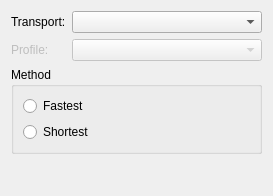
<?xml version="1.0" encoding="UTF-8"?>
<ui version="4.0">
 <class>RoutinoConfigWidget</class>
 <widget class="QWidget" name="RoutinoConfigWidget">
  <property name="geometry">
   <rect>
    <x>0</x>
    <y>0</y>
    <width>273</width>
    <height>196</height>
   </rect>
  </property>
  <property name="windowTitle">
   <string>Form</string>
  </property>
  <layout class="QFormLayout" name="formLayout">
   <item row="0" column="0">
    <widget class="QLabel" name="label">
     <property name="text">
      <string>Transport:</string>
     </property>
    </widget>
   </item>
   <item row="0" column="1">
    <widget class="QComboBox" name="transport"/>
   </item>
   <item row="1" column="0">
    <widget class="QLabel" name="label_2">
     <property name="enabled">
      <bool>false</bool>
     </property>
     <property name="text">
      <string>Profile:</string>
     </property>
    </widget>
   </item>
   <item row="1" column="1">
    <widget class="QComboBox" name="profile">
     <property name="enabled">
      <bool>false</bool>
     </property>
    </widget>
   </item>
   <item row="2" column="0" colspan="2">
    <widget class="QGroupBox" name="groupBox">
     <property name="title">
      <string>Method</string>
     </property>
     <layout class="QVBoxLayout" name="verticalLayout_2">
      <item>
       <widget class="QRadioButton" name="fastest">
        <property name="text">
         <string>Fastest</string>
        </property>
       </widget>
      </item>
      <item>
       <widget class="QRadioButton" name="shortest">
        <property name="text">
         <string>Shortest</string>
        </property>
       </widget>
      </item>
     </layout>
    </widget>
   </item>
  </layout>
 </widget>
 <resources/>
 <connections/>
</ui>
